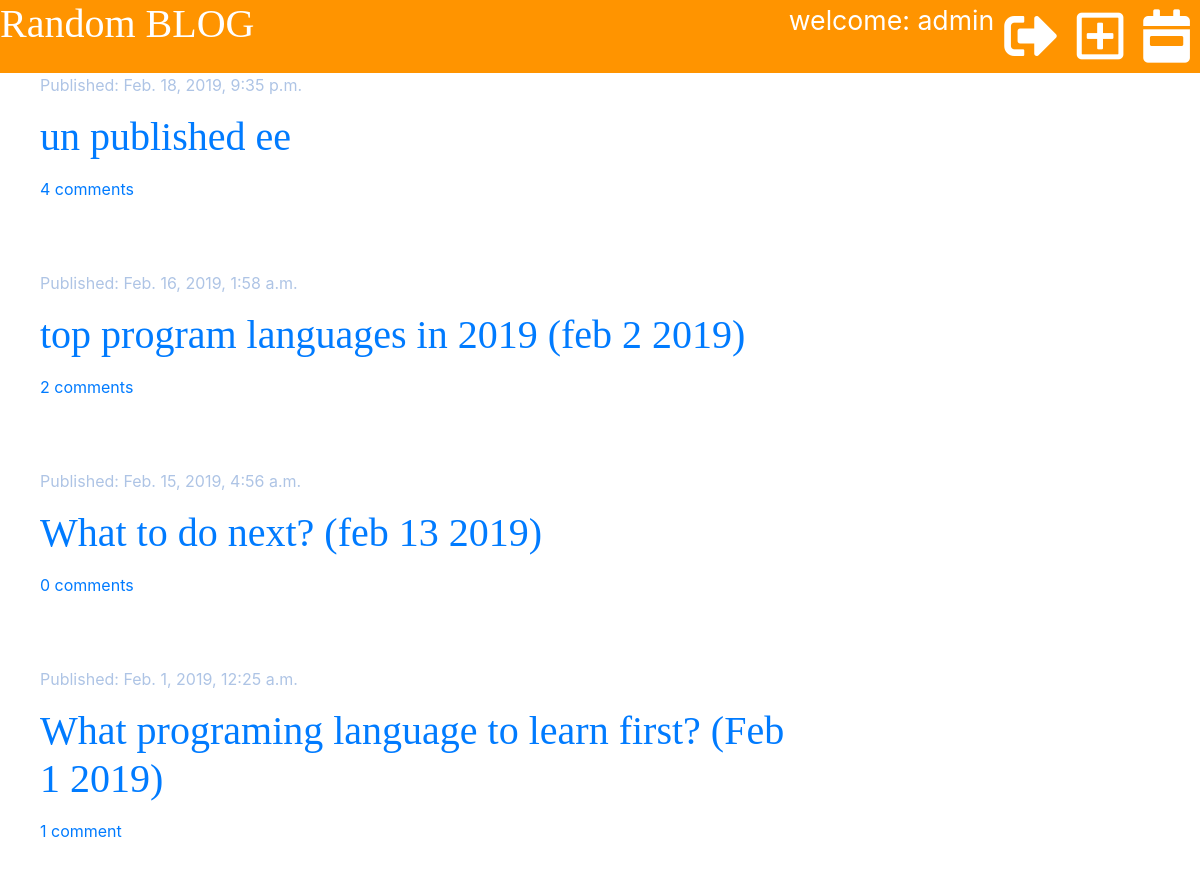
The app's page / (signed in) with its own data.
### blog/models.py (models this page shows, shortened)
class Post(models.Model):
    author = models.ForeignKey('auth.User', on_delete=models.CASCADE)
    title = models.CharField(max_length=200)
    text = models.TextField()
    created_date = models.DateTimeField(default=timezone.now)
    published_date = models.DateTimeField(blank=True, null=True)
    test_date = models.DateTimeField(blank=True, null=True)
    def approved_comments(self):
        return self.comments.filter(approved=True)

### blog/views.py (the view)
# urls.py: path('', views.post_list, name='post_list'),
def post_list(request):
    posts = Post.objects.filter(published_date__lte=timezone.now()).order_by('-published_date')
    stuff_for_frontend = {'posts': posts}
    return render(request, "blog/post_list.html", stuff_for_frontend)

### blog/templatetags/markdownify.py (called while the page is built)
@register.filter
def markdown(value):
    renderer = HighlightRenderer()
    markdown = mistune.Markdown(renderer=renderer)
    return markdown(value)

### blog/templates/blog/post_list.html (shortened to what this page needs)
{% extends 'blog/base.html' %}
{% load markdownify %}
{% block content %}
{% for post in posts %}
<div class="post">
    <div class="date">
        <p>Published: {{ post.published_date }}</p>
    </div>
    <h1><a href="{% url 'post_detail' pk=post.pk %}">{{ post.title }}</a></h1>
    <a href="{% url 'post_detail' pk=post.pk %}">{{ post.approved_comments.count }} comment{{ post.approved_comments.count|pluralize }}</a>
</div>
{% endfor %}
{% endblock %}

### blog/templates/blog/base.html (shortened to what this page needs)
{% load staticfiles %}
<!doctype html>
<html lang="en">
<head>
    <link rel="stylesheet" href="{% static 'css/blog.css' %}">
    <link rel="stylesheet" href="{% static 'css/zenburn.css' %}">
    <link rel="stylesheet" href="https://fronts.googleapis.com/css?family=Source+Code+Pro">
    <link rel="stylesheet" href="https://stackpath.bootstrapcdn.com/bootstrap/4.3.0/css/bootstrap.min.css">
    <link rel="stylesheet" href="https://use.fontawesome.com/releases/v5.7.2/css/all.css"
>
</head>
<body>
<div class="container-blog-header">
    <div class="page-header-title">
        <h1><a href="/">Random BLOG</a></h1>
    </div>
    <div class="actions">
        {% if user.is_authenticated %}
        welcome: {{ user.get_username }}
        <a href="{% url 'post_draft_list' %}" class="top-menu"><i class="fas fa-calendar-week fa-2x"></i></a>
        <a href="{% url 'post_new' %}" class="top-menu"><i class="far fa-plus-square fa-2x"></i></a>
        <a href="{% url 'logout' %}" class="top-menu"><i class="fas fa-sign-out-alt fa-2x"></i></i></a>
        {% else %}
        <a href="{% url 'login' %}" class="top-menu"><i class="fas fa-sign-in-alt fa-2x"></i></i></a>
        {% endif %}
    </div>
</div>
<div class="content">
    <div class="row">
        <div class="col-md-8">
            {% block content %}
            {% endblock %}
        </div>
    </div>
</div>
</body>
</html>

### blog/static/css/blog.css (style rules this page uses)
.container-blog-header { display: flex; color: white; font-size: 20pt; background-color: #ff9400; text-align: right; }
.page-header-title { flex-basis: 60%; text-decoration: none; text-align: left; }
.page-header-title h1 a { color: #ffffff; text-decoration: none; text-align: left; }
.actions, .user-name { flex-basis: 40%; }
.content { margin-left: 40px; }
h1, h2, h3, h4 { font-family: 'Tangerine', 'Inconsolata', 'Drpod Sans', serif; font-size: 48px; }
.date { color: #aec4e5 }
.post { margin-bottom: 70px; }
.post h1 { color: green; }
.top-menu i { color: #ffffff; float: right; margin: 10px; }

### records on screen
Post: published_date "Feb. 18, 2019, 9:35 p.m.", title "un published ee", approved_comments.count "4"
Post: published_date "Feb. 16, 2019, 1:58 a.m.", title "top program languages in 2019 (feb 2 2019)", approved_comments.count "2"
Post: published_date "Feb. 15, 2019, 4:56 a.m.", title "What to do next? (feb 13 2019)", approved_comments.count "0"
Post: published_date "Feb. 1, 2019, 12:25 a.m.", title "What programing language to learn first? (Feb 1 2019)", approved_comments.count "1"

### other values on screen
{{ user.get_username }} "admin"
